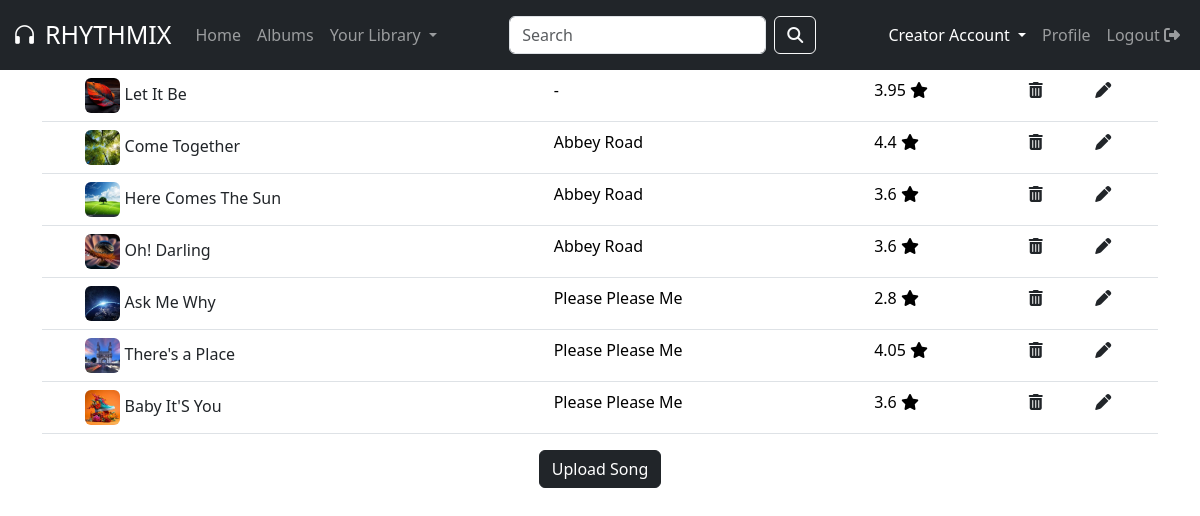
The page /creator_songs (signed in) on the database its author committed.
### models.py (models this page shows)
class Song(db.Model):
    song_id = db.Column(db.Integer, primary_key=True, autoincrement=True)
    song_name = db.Column(db.String(100), nullable=False)
    lyrics = db.Column(db.String(1000), nullable=False)
    artist = db.Column(db.String(100), nullable=False)
    path = db.Column(db.String(100), nullable=False)
    poster = db.Column(db.String(100), nullable=False)
    date_added = db.Column(db.DateTime, default=datetime.utcnow)
    rating = db.Column(db.Integer, default=0)
    genre = db.Column(db.String(100), nullable=False)
    played = db.Column(db.Integer, nullable=False, default=0)
    album = db.Column(db.Integer, db.ForeignKey("album.album_id"))
    creator = db.Column(
        db.Integer, db.ForeignKey("user.user_id")
    )  # one-many btwn user(creator) and song
    playlist = db.relationship("Playlist", backref="playlist", secondary=song_playlist)

class Album(db.Model):
    album_id = db.Column(db.Integer, primary_key=True, autoincrement=True)
    album_name = db.Column(db.String(100), nullable=False)
    poster = db.Column(db.String(100), nullable=False)
    genre = db.Column(db.String(100), nullable=False)
    rating = db.Column(db.Integer, nullable=False, default=0)
    artist = db.Column(db.Integer, nullable=False)
    creator = db.Column(
        db.Integer, db.ForeignKey("user.user_id")
    )  # one-many btwn user(creator) and album
    songs = db.relationship("Song", backref="song_album")

### app.py (the view)
@app.route("/creator_songs", methods=["GET", "POST"])  # type: ignore
@login_required
def creator_songs():
    if request.method == "GET":
        creator_id = current_user.user_id  # type: ignore
        songs = Song.query.filter_by(creator=creator_id).all()
        return render_template("creator_songs.html", songs=songs, Album=Album)

### app.py (called while the page is built)
@login_manager.user_loader
def load_user(user_id):
    return User.query.get(int(user_id))

### templates/creator_songs.html (shortened to what this page needs)
<!DOCTYPE html>
<html lang="en">
  <head>
        <link href='https://cdn.jsdelivr.net/npm/bootstrap@5.3.2/dist/css/bootstrap.min.css' rel='stylesheet'/>
        <link rel='stylesheet' href='https://cdnjs.cloudflare.com/ajax/libs/font-awesome/6.4.2/css/all.min.css'/>
        <link rel='stylesheet' href='https://cdn.jsdelivr.net/npm/bootstrap-icons@1.11.1/font/bootstrap-icons.css'/>
        <link rel="stylesheet" href="../static/style.css" />
  </head>
  <body>
    <div class="flex-row">
      <nav class="navbar navbar-expand-lg fixed-top navbar-dark bg-dark">
        <div class="container-fluid">
          <a class="navbar-brand" href="/homepage" style="font-size: 25px">
            <i class="bi bi-headphones me-2"></i>RHYTHMIX
          </a>
          <div class="collapse navbar-collapse" id="navbarSupportedContent">
            <ul class="navbar-nav me-auto mb-2 mb-lg-0">
              <li class="nav-item">
                <a class="nav-link" aria-current="page" href="/homepage"
                  >Home</a
                >
              </li>
              <li class="nav-item">
                <a class="nav-link" href="/all_albums">Albums</a>
              </li>
              <li class="nav-item dropdown">
                <a
                  class="nav-link dropdown-toggle"
                  href="#"
                  role="button"
                  data-bs-toggle="dropdown"
                  aria-expanded="false"
                >
                  Your Library
                </a>
              </li>
            </ul>
            <form method="POST" action="/search_page" class="d-flex mx-auto my-2" role="search" name="search_form">              <input
                class="form-control me-2"
                type="search"
                placeholder="Search"
                aria-label="Search"
                name="query"
                id="query"
              />
              <button class="btn btn-outline-light" type="submit">
                <i class="fa-solid fa-magnifying-glass"></i>
              </button>
            </form>
            <ul class="navbar-nav ms-auto">
              {% if current_user.user_type != 'creator' %}
              <li class="nav-item">
                <a href="/creator" class="nav-link">Creator Account</a>
              </li>
              {% else %}
              <li class="nav-item dropdown">
                <a
                  class="nav-link dropdown-toggle active"
                  href="/creator"
                  role="button"
                  data-bs-toggle="dropdown"
                  aria-expanded="false"
                >
                  Creator Account
                </a>
              </li>
              {% endif %}
              <li class="nav-item">
                <a href="/profile" class="nav-link">Profile</a>
              </li>
              <li class="nav-item">
                <a href="/logout" class="nav-link"
                  >Logout <i class="fa-solid fa-right-from-bracket"></i
                ></a>
              </li>
            </ul>
          </div>
        </div>
      </nav>
    </div>
    <div class="container content">
      {% if songs == [] %}
      <h2 class="text-center">You haven't uploaded any songs yet!</h2>
      {% else %}
      <table class="table">
        <tbody>
          {% for song in songs %}
          <tr>
            <td></td>
            <td>
              <img
                src="{{url_for('static', filename='posters/'+song.poster)}}"
                class="rounded table-image"
              />
              <a
                href="/listen_song/{{song.song_id}}"
                class="link-dark link-offset-2 link-offset-3-hover link-underline link-underline-opacity-0 link-underline-opacity-75-hover"
              >
                {{song.song_name}}
              </a>
            </td>
            {% if song.album %}
            <td>{{Album.query.get(song.album).album_name}}</td>
            {% else %}
            <td>-</td>
            {% endif %}
            <td>{{song.rating}} <i class="fa-solid fa-star"></i></td>
            <td><a href="/delete_song/{{song.song_id}}" class="link-dark"><i class="fa-solid fa-trash-can edit"></i></a></td>
            <td><a href="/update_song/{{song.song_id}}" class="link-dark"><i class="fa-solid fa-pen edit"></i></a></td>
          </tr>
          {% endfor %}
        </tbody>
      </table>
      {% endif %}
      <div class="text-center" style="align-items: end;">
        <a href="/upload_song" class="btn btn-dark">Upload Song</a>
      </div>
  </body>
</html>

### static/style.css (style rules this page uses)
.content { margin-top: 70px; }
.table-image { height: 35px; width: 35px; object-fit: cover; }

### rows shown on the page
Song: poster (picture), song_name "Let It Be", rating "3.95"
Song: poster (picture), song_name "Come Together", query.get "Abbey Road", rating "4.4"
Song: poster (picture), song_name "Here Comes The Sun", query.get "Abbey Road", rating "3.6"
Song: poster (picture), song_name "Oh! Darling", query.get "Abbey Road", rating "3.6"
Song: poster (picture), song_name "Ask Me Why", query.get "Please Please Me", rating "2.8"
Song: poster (picture), song_name "There's a Place", query.get "Please Please Me", rating "4.05"
Song: poster (picture), song_name "Baby It'S You", query.get "Please Please Me", rating "3.6"
